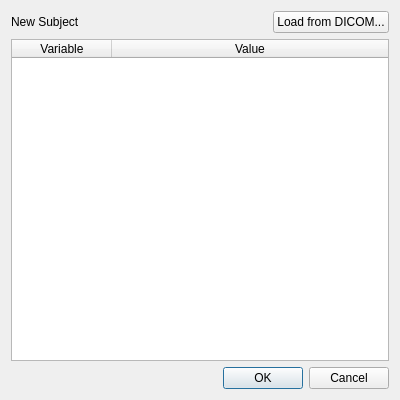
<?xml version="1.0" encoding="UTF-8"?>
<ui version="4.0">
 <class>objectDialog</class>
 <widget class="QDialog" name="objectDialog">
  <property name="geometry">
   <rect>
    <x>0</x>
    <y>0</y>
    <width>400</width>
    <height>400</height>
   </rect>
  </property>
  <property name="windowTitle">
   <string>Dialog</string>
  </property>
  <layout class="QVBoxLayout" name="verticalLayout">
   <item>
    <layout class="QHBoxLayout" name="horizontalLayout">
     <property name="topMargin">
      <number>0</number>
     </property>
     <item>
      <widget class="QLabel" name="label">
       <property name="text">
        <string>New Subject</string>
       </property>
      </widget>
     </item>
     <item>
      <spacer name="horizontalSpacer">
       <property name="orientation">
        <enum>Qt::Horizontal</enum>
       </property>
       <property name="sizeHint" stdset="0">
        <size>
         <width>40</width>
         <height>20</height>
        </size>
       </property>
      </spacer>
     </item>
     <item>
      <widget class="QPushButton" name="btnLoadSubjectFromDICOM">
       <property name="text">
        <string>Load from DICOM...</string>
       </property>
      </widget>
     </item>
    </layout>
   </item>
   <item>
    <widget class="QTableWidget" name="objectTable">
     <property name="alternatingRowColors">
      <bool>true</bool>
     </property>
     <attribute name="horizontalHeaderShowSortIndicator" stdset="0">
      <bool>false</bool>
     </attribute>
     <attribute name="horizontalHeaderStretchLastSection">
      <bool>true</bool>
     </attribute>
     <attribute name="verticalHeaderVisible">
      <bool>false</bool>
     </attribute>
     <column>
      <property name="text">
       <string>Variable</string>
      </property>
     </column>
     <column>
      <property name="text">
       <string>Value</string>
      </property>
     </column>
    </widget>
   </item>
   <item>
    <widget class="QDialogButtonBox" name="buttonBox">
     <property name="orientation">
      <enum>Qt::Horizontal</enum>
     </property>
     <property name="standardButtons">
      <set>QDialogButtonBox::Cancel|QDialogButtonBox::Ok</set>
     </property>
    </widget>
   </item>
  </layout>
 </widget>
 <resources/>
 <connections>
  <connection>
   <sender>buttonBox</sender>
   <signal>accepted()</signal>
   <receiver>objectDialog</receiver>
   <slot>accept()</slot>
   <hints>
    <hint type="sourcelabel">
     <x>248</x>
     <y>254</y>
    </hint>
    <hint type="destinationlabel">
     <x>157</x>
     <y>274</y>
    </hint>
   </hints>
  </connection>
  <connection>
   <sender>buttonBox</sender>
   <signal>rejected()</signal>
   <receiver>objectDialog</receiver>
   <slot>reject()</slot>
   <hints>
    <hint type="sourcelabel">
     <x>316</x>
     <y>260</y>
    </hint>
    <hint type="destinationlabel">
     <x>286</x>
     <y>274</y>
    </hint>
   </hints>
  </connection>
 </connections>
</ui>
